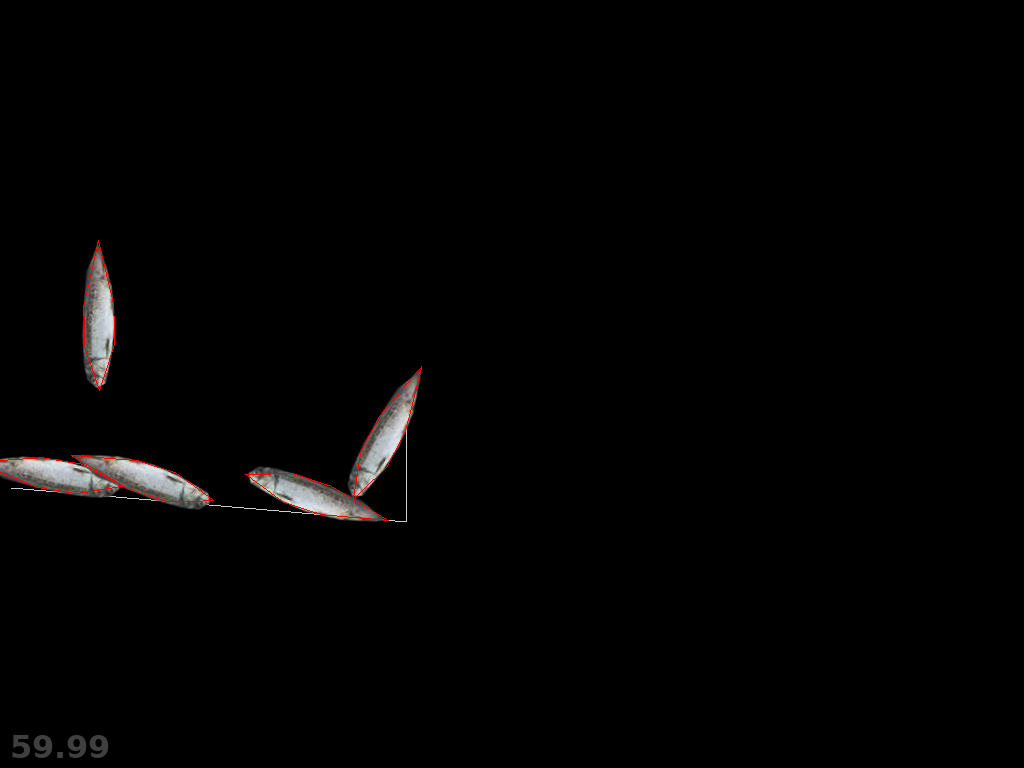

Here is the Python script that generated this plot:
"""This example is a clone of the using_sprites example with the difference 
that it uses pyglet instead of pygame to showcase sprite drawing. 
"""

__version__ = "$Id:$"
__docformat__ = "reStructuredText"

import math, random

import pyglet

import pymunk
from pymunk import Vec2d

window = pyglet.window.Window(width=1024,height=768)

fps_display = pyglet.window.FPSDisplay(window)

logo_img = pyglet.resource.image('sp01_01.png')
logo_img.anchor_x = logo_img.width/2
logo_img.anchor_y = logo_img.height/2
logos = []
batch = pyglet.graphics.Batch()

### Physics stuff
space = pymunk.Space()
space.gravity = Vec2d(0.0, -900.0)

### Static line
static_lines = [pymunk.Segment(space.static_body, (11.0, 280.0), (407.0, 246.0), 0.0)
                ,pymunk.Segment(space.static_body, (407.0, 246.0), (407.0, 343.0), 0.0)
                ]
for l in static_lines:
    l.friction = 0.5
space.add(static_lines)

@window.event
def on_key_press(symbol, modifiers):
    if symbol == pyglet.window.key.P:
        pyglet.image.get_buffer_manager().get_color_buffer().save('using_sprites_pyglet.png')

@window.event
def on_draw():
    window.clear()
    
    fps_display.draw()

    for line in static_lines:
        body = line.body
        
        pv1 = body.position + line.a.rotated(body.angle)
        pv2 = body.position + line.b.rotated(body.angle)
        pyglet.graphics.draw(2, pyglet.gl.GL_LINES,
            ('v2f', (pv1.x,pv1.y,pv2.x,pv2.y)),
            ('c3f', (.8,.8,.8)*2)
            )
    batch.draw()
    
    #debug draw
    for logo_sprite in logos:
        
        ps = logo_sprite.shape.get_vertices()
        ps = [p.rotated(logo_sprite.body.angle) + logo_sprite.body.position for p in ps]
        n = len(ps)
        ps = [c for p in ps for c in p]
        
        pyglet.graphics.draw(n, pyglet.gl.GL_LINE_LOOP,
            ('v2f', ps),
            ('c3f', (1,0,0)*n)
            )
            
def update(dt):
    dt = 1.0/60. #override dt to keep physics simulation stable
    space.step(dt)
    
    for sprite in logos:
        # We need to rotate the image 180 degrees because we have y pointing 
        # up in pymunk coords.
        sprite.rotation = math.degrees(-sprite.body.angle) + 180
        #sprite.set_position(sprite.body.position.x, sprite.body.position.y)
        sprite.position = (sprite.body.position.x, sprite.body.position.y)
        
def spawn_logo(dt):
    x = random.randint(20,400)
    y = 500
    angle = random.random() * math.pi
    #vs = [(-23,26), (23,26), (0,-26)]
    w1 = 75
    w2 = 10
    w3 = 30
    h = 15
    vs = [(-w1,0), (-w3,h), (w2,h), (w1,0), (w2,-h), (-w3,-h)]
    mass = 10
    moment = pymunk.moment_for_poly(mass, vs)
    body = pymunk.Body(mass, moment)
    shape = pymunk.Poly(body, vs)
    shape.friction = 0.5
    body.position = x, y
    body.angle = angle
    
    space.add(body, shape)
    
    sprite = pyglet.sprite.Sprite(logo_img, batch=batch)
    sprite.shape = shape
    sprite.body = body
    logos.append(sprite) 
    
pyglet.clock.schedule_interval(update, 1/60.)
pyglet.clock.schedule_once(spawn_logo, .1)
pyglet.clock.schedule_interval(spawn_logo, 10/6.)
pyglet.app.run()

